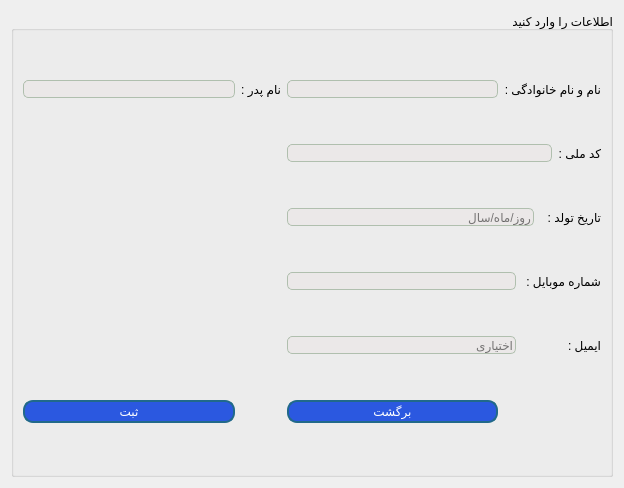
<?xml version="1.0" encoding="UTF-8"?>
<ui version="4.0">
 <class>AddMember</class>
 <widget class="QDialog" name="AddMember">
  <property name="geometry">
   <rect>
    <x>0</x>
    <y>0</y>
    <width>624</width>
    <height>488</height>
   </rect>
  </property>
  <property name="windowTitle">
   <string>اقزودن عضو</string>
  </property>
  <property name="windowIcon">
   <iconset resource="resources.qrc">
    <normaloff>:/img/images/login.png</normaloff>:/img/images/login.png</iconset>
  </property>
  <property name="styleSheet">
   <string notr="true">
QLineEdit{
	border : 1px solid #b0bfae;
	border-radius : 5px;
	background-color : #ebe8e8;
}

QPushButton{
	border-radius: 10px;
	padding : 2px 5px;
	background :#2b58e0;
	border : 2px solid #21698a;
	color : white;
}
QPushButton:hover {
	background-color : #75a0eb ;
}
QToolButton
{
border-radius:10px;
background:red;
color:white;
}

</string>
  </property>
  <layout class="QVBoxLayout" name="verticalLayout">
   <item>
    <widget class="QGroupBox" name="groupBox">
     <property name="cursor">
      <cursorShape>PointingHandCursor</cursorShape>
     </property>
     <property name="title">
      <string>اطلاعات را وارد کنید</string>
     </property>
     <property name="alignment">
      <set>Qt::AlignRight|Qt::AlignTrailing|Qt::AlignVCenter</set>
     </property>
     <layout class="QGridLayout" name="gridLayout">
      <item row="0" column="0">
       <widget class="QLineEdit" name="fatherName"/>
      </item>
      <item row="0" column="1">
       <widget class="QLabel" name="label_2">
        <property name="text">
         <string>نام پدر :</string>
        </property>
       </widget>
      </item>
      <item row="0" column="2">
       <widget class="QLineEdit" name="name"/>
      </item>
      <item row="0" column="3" colspan="4">
       <widget class="QLabel" name="label">
        <property name="text">
         <string>نام و نام خانوادگی :</string>
        </property>
       </widget>
      </item>
      <item row="1" column="2" colspan="4">
       <widget class="QLineEdit" name="nationalityCod"/>
      </item>
      <item row="1" column="6">
       <widget class="QLabel" name="label_3">
        <property name="text">
         <string>کد ملی :</string>
        </property>
       </widget>
      </item>
      <item row="2" column="2" colspan="3">
       <widget class="QLineEdit" name="birthday">
        <property name="placeholderText">
         <string>روز/ماه/سال</string>
        </property>
       </widget>
      </item>
      <item row="2" column="5" colspan="2">
       <widget class="QLabel" name="label_4">
        <property name="text">
         <string>تاریخ تولد :</string>
        </property>
       </widget>
      </item>
      <item row="3" column="2" colspan="2">
       <widget class="QLineEdit" name="mobile"/>
      </item>
      <item row="3" column="4" colspan="3">
       <widget class="QLabel" name="label_5">
        <property name="text">
         <string>شماره موبایل :</string>
        </property>
       </widget>
      </item>
      <item row="4" column="2" colspan="2">
       <widget class="QLineEdit" name="email">
        <property name="placeholderText">
         <string>اختیاری</string>
        </property>
       </widget>
      </item>
      <item row="4" column="6">
       <widget class="QLabel" name="label_6">
        <property name="text">
         <string>ایمیل :</string>
        </property>
       </widget>
      </item>
      <item row="5" column="0">
       <widget class="QPushButton" name="submit">
        <property name="text">
         <string>ثبت</string>
        </property>
       </widget>
      </item>
      <item row="5" column="2">
       <widget class="QPushButton" name="back">
        <property name="text">
         <string>برگشت</string>
        </property>
       </widget>
      </item>
     </layout>
    </widget>
   </item>
  </layout>
 </widget>
 <resources>
  <include location="resources.qrc"/>
 </resources>
 <connections/>
</ui>
